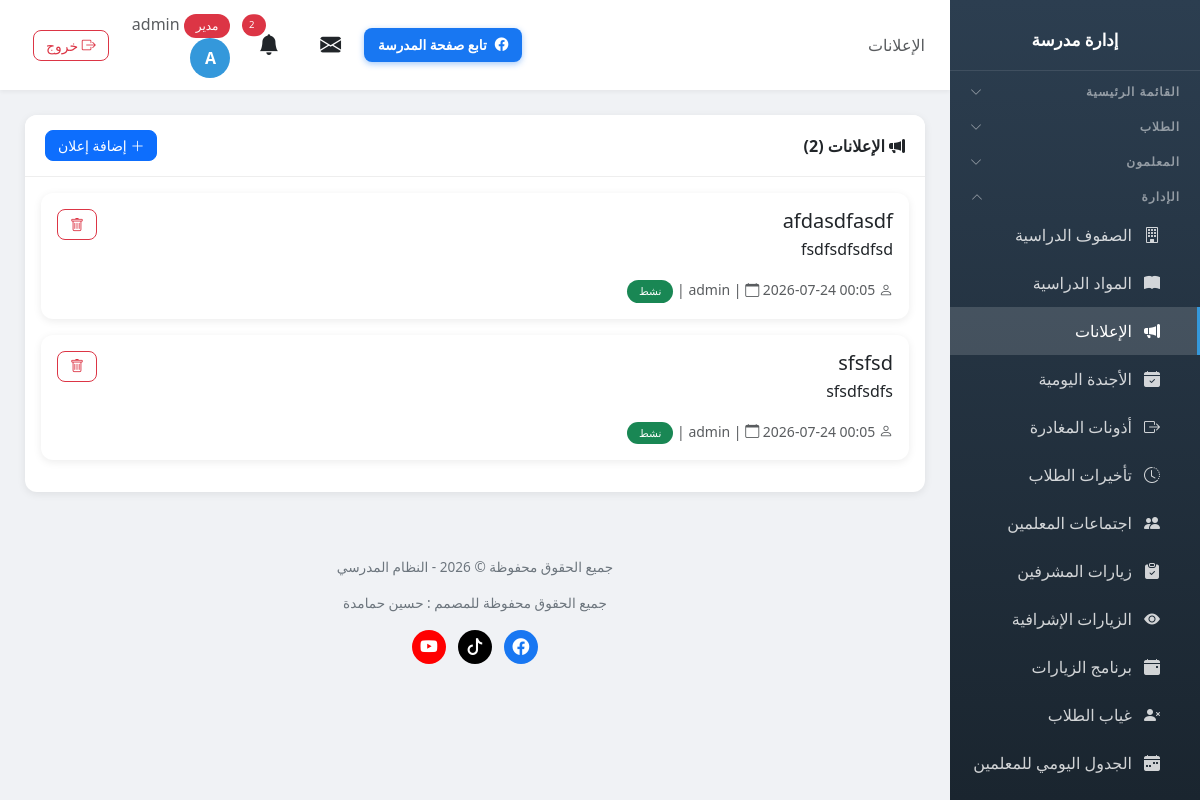
The page /announcements/ (signed in) on the database its author committed.
### school/models.py (models this page shows, shortened)
class Profile(models.Model):
    ROLE_CHOICES = [
        ('admin', 'مدير'),
        ('vice_principal', 'نائب مدير'),
        ('secretary', 'سكرتير'),
        ('teacher', 'معلم'),
        ('student', 'طالب'),
    ]
    user = models.OneToOneField(User, on_delete=models.CASCADE, related_name='profile')
    role = models.CharField('الدور', max_length=20, choices=ROLE_CHOICES, default='student')
    phone = models.CharField('رقم الهاتف', max_length=20, blank=True)

class Announcement(models.Model):
    title = models.CharField('العنوان', max_length=200)
    content = models.TextField('المحتوى')
    created_by = models.ForeignKey(User, on_delete=models.SET_NULL, null=True, verbose_name='الناشر')
    created_at = models.DateTimeField('تاريخ النشر', auto_now_add=True)
    is_active = models.BooleanField('نشط', default=True)
    class Meta:
        verbose_name = 'إعلان'
        verbose_name_plural = 'الإعلانات'
        ordering = ['-created_at']

### school/views.py (the view)
# urls.py: path('announcements/', views.announcement_list, name='announcement_list'),
@login_required
def announcement_list(request):
    if request.user.profile.role != 'admin':
        messages.error(request, 'ليس لديك صلاحية للوصول إلى هذه الصفحة')
        return redirect('dashboard')
    announcements = Announcement.objects.all().order_by('-created_at')
    return render(request, 'school/announcement_list.html', {'announcements': announcements})

### templates/school/announcement_list.html (shortened to what this page needs)
{% extends 'school/base.html' %}
{% block page_heading %}الإعلانات{% endblock %}
{% block content %}
<div class="card">
    <div class="card-header d-flex justify-content-between align-items-center">
        <span><i class="bi bi-megaphone-fill"></i> الإعلانات ({{ announcements.count }})</span>
        <a href="{% url 'add_announcement' %}" class="btn btn-primary btn-sm"><i class="bi bi-plus-lg"></i> إضافة إعلان</a>
    </div>
    <div class="card-body">
        {% for a in announcements %}
        <div class="card mb-3 border-{% if a.is_active %}primary{% else %}secondary{% endif %}">
            <div class="card-body">
                <div class="d-flex justify-content-between align-items-start">
                    <div>
                        <h5 class="card-title mb-1">{{ a.title }}</h5>
                        <p class="card-text">{{ a.content }}</p>
                        <small class="text-muted">
                            <i class="bi bi-person"></i> {{ a.created_by.get_full_name|default:a.created_by.username }} |
                            <i class="bi bi-calendar"></i> {{ a.created_at|date:"Y-m-d H:i" }} |
                            {% if a.is_active %}<span class="badge bg-success">نشط</span>{% else %}<span class="badge bg-secondary">غير نشط</span>{% endif %}
                        </small>
                    </div>
                    <form method="post" action="{% url 'delete_announcement' a.id %}" class="no-print">
                        <button type="submit" class="btn btn-outline-danger btn-sm" onclick="return confirm('هل أنت متأكد؟')"><i class="bi bi-trash"></i></button>
                    </form>
                </div>
            </div>
        </div>
        {% empty %}
        <div class="empty-state">
            <i class="bi bi-megaphone"></i>
            <h5>لا توجد إعلانات</h5>
            <a href="{% url 'add_announcement' %}" class="btn btn-primary mt-2">إضافة أول إعلان</a>
        </div>
        {% endfor %}
    </div>
</div>
{% endblock %}

### templates/school/base.html (shortened to what this page needs)
<!DOCTYPE html>
<html lang="ar" dir="rtl">
<head>
    <link href="https://cdn.jsdelivr.net/npm/bootstrap@5.3.0/dist/css/bootstrap.min.css" rel="stylesheet">
    <link href="https://cdn.jsdelivr.net/npm/bootstrap@5.3.0/dist/css/bootstrap.rtl.min.css" rel="stylesheet">
    <link rel="stylesheet" href="https://cdn.jsdelivr.net/npm/bootstrap-icons@1.11.0/font/bootstrap-icons.css">
    <link href="https://cdn.jsdelivr.net/npm/select2@4.1.0-rc.0/dist/css/select2.min.css" rel="stylesheet" />
    <link href="https://cdn.jsdelivr.net/npm/select2-bootstrap-5-theme@1.3.0/dist/select2-bootstrap-5-theme.rtl.min.css" rel="stylesheet" />
    <link rel="stylesheet" href="https://unpkg.com/leaflet@1.9.4/dist/leaflet.css" />
</head>
<body>
    {% if user.is_authenticated %}
    <div class="sidebar" id="sidebar">
        <div class="brand">
            <h4>إدارة مدرسة {{ school_info.name_ar }}</h4>
        </div>
        {% if user.is_authenticated %}
        <button class="nav-section nav-toggle" type="button" data-target="collapse-main" aria-expanded="false">
            <span>القائمة الرئيسية</span><i class="bi bi-chevron-down"></i>
        </button>
        {% if 'students_view' in user_perms or 'students_add' in user_perms or 'notes_view' in user_perms or 'levels_view' in user_perms or 'discipline_view' in user_perms or 'discipline_add' in user_perms %}
        <button class="nav-section nav-toggle" type="button" data-target="collapse-students" aria-expanded="false">
            <span>الطلاب</span><i class="bi bi-chevron-down"></i>
        </button>
        {% endif %}
        {% if 'teachers_view' in user_perms or 'teachers_add' in user_perms or 'nominations_view' in user_perms or 'guardians_view' in user_perms %}
        <button class="nav-section nav-toggle" type="button" data-target="collapse-teachers" aria-expanded="false">
            <span>المعلمون</span><i class="bi bi-chevron-down"></i>
        </button>
        {% endif %}
        {% if 'classes_view' in user_perms or 'subjects_view' in user_perms or 'announcements_view' in user_perms or 'agenda_view' in user_perms or 'leaves_view' in user_perms or 'lateness_view' in user_perms or 'meetings_view' in user_perms or 'supervisor_visits_view' in user_perms or 'inspection_visits_view' in user_perms or 'visit_program_view' in user_perms or 'absence_view' in user_perms or 'schedule_view' in user_perms or 'certificates_view' in user_perms or 'exams_view' in user_perms or 'survey_view' in user_perms %}
        <button class="nav-section nav-toggle" type="button" data-target="collapse-admin" aria-expanded="false">
            <span>الإدارة</span><i class="bi bi-chevron-down"></i>
        </button>
        <div class="nav-collapse" id="collapse-admin">
        {% endif %}
        {% if 'classes_view' in user_perms %}
        <a href="{% url 'class_list' %}" class="nav-link {% if 'class' in request.resolver_match.url_name %}active{% endif %}">
            <i class="bi bi-building"></i> الصفوف الدراسية
        </a>
        {% endif %}
        {% if 'subjects_view' in user_perms %}
        <a href="{% url 'subject_list' %}" class="nav-link {% if 'subject' in request.resolver_match.url_name %}active{% endif %}">
            <i class="bi bi-book-fill"></i> المواد الدراسية
        </a>
        {% endif %}
        {% if 'announcements_view' in user_perms %}
        <a href="{% url 'announcement_list' %}" class="nav-link {% if 'announcement' in request.resolver_match.url_name %}active{% endif %}">
            <i class="bi bi-megaphone-fill"></i> الإعلانات
        </a>
        {% endif %}
        {% if 'agenda_view' in user_perms %}
        <a href="{% url 'agenda_list' %}" class="nav-link {% if 'agenda' in request.resolver_match.url_name %}active{% endif %}">
            <i class="bi bi-calendar-check-fill"></i> الأجندة اليومية
        </a>
        {% endif %}
        {% if 'leaves_view' in user_perms %}
        <a href="{% url 'leave_list' %}" class="nav-link {% if 'leave' in request.resolver_match.url_name %}active{% endif %}">
            <i class="bi bi-box-arrow-right"></i> أذونات المغادرة
        </a>
        {% endif %}
        {% if 'lateness_view' in user_perms %}
        <a href="{% url 'lateness_list' %}" class="nav-link {% if 'lateness' in request.resolver_match.url_name %}active{% endif %}">
            <i class="bi bi-clock-history"></i> تأخيرات الطلاب
        </a>
        {% endif %}
        {% if 'meetings_view' in user_perms %}
        <a href="{% url 'meeting_list' %}" class="nav-link {% if 'meeting' in request.resolver_match.url_name %}active{% endif %}">
            <i class="bi bi-people-fill"></i> اجتماعات المعلمين
        </a>
        {% endif %}
        {% if 'supervisor_visits_view' in user_perms %}
        <a href="{% url 'supervisor_visit_list' %}" class="nav-link {% if 'supervisor_visit' in request.resolver_match.url_name %}active{% endif %}">
            <i class="bi bi-clipboard-check-fill"></i> زيارات المشرفين
        </a>
        {% endif %}
        {% if 'inspection_visits_view' in user_perms %}
        <a href="{% url 'inspection_visit_list' %}" class="nav-link {% if 'inspection_visit' in request.resolver_match.url_name %}active{% endif %}">
            <i class="bi bi-eye-fill"></i> الزيارات الإشرافية
        </a>
        {% endif %}
        {% if 'visit_program_view' in user_perms %}
        <a href="{% url 'visit_program_list' %}" class="nav-link {% if 'visit_program' in request.resolver_match.url_name %}active{% endif %}">
            <i class="bi bi-calendar-event-fill"></i> برنامج الزيارات
        </a>
        {% endif %}
        {% if 'absence_view' in user_perms %}
        <a href="{% url 'absence_list' %}" class="nav-link {% if 'absence' in request.resolver_match.url_name %}active{% endif %}">
            <i class="bi bi-person-x-fill"></i> غياب الطلاب
        </a>
        {% endif %}
        {% if 'schedule_view' in user_perms %}
        <a href="{% url 'schedule_edit' %}" class="nav-link {% if 'schedule' in request.resolver_match.url_name %}active{% endif %}">
            <i class="bi bi-calendar-week-fill"></i> الجدول اليومي للمعلمين
        </a>
        {% endif %}
        {% if 'survey_view' in user_perms %}
        <a href="{% url 'survey_report' %}" class="nav-link {% if 'survey' in request.resolver_match.url_name %}active{% endif %}">
        </a>
        {% endif %}
        {% if 'classes_view' in user_perms or 'subjects_view' in user_perms or 'announcements_view' in user_perms or 'agenda_view' in user_perms or 'leaves_view' in user_perms or 'lateness_view' in user_perms or 'meetings_view' in user_perms or 'supervisor_visits_view' in user_perms or 'inspection_visits_view' in user_perms or 'visit_program_view' in user_perms or 'absence_view' in user_perms or 'schedule_view' in user_perms or 'certificates_view' in user_perms or 'exams_view' in user_perms or 'survey_view' in user_perms %}
        </div>
        {% endif %}
        {% endif %}
    </div>
    <div class="main-content">
        <div class="top-bar">
            <div>
                <span class="d-none d-md-inline text-muted">{% block page_heading %}{% endblock %}</span>
            </div>
            <div style="display:flex; align-items:center; gap:10px;">
                <a href="https://www.facebook.com/ALMANSOUR.SCHOOL.YATTA" target="_blank" rel="noopener" class="btn btn-social-fb d-none d-md-inline-flex align-items-center gap-2">
                    <i class="bi bi-facebook"></i> تابع صفحة المدرسة
                </a>
                <div class="user-info">
                <div class="dropdown d-inline-block mx-2" id="messageBell">
                    <button class="btn btn-link text-reset position-relative p-1" type="button" data-bs-toggle="dropdown" aria-expanded="false" style="font-size: 1.3rem;">
                        <i class="bi bi-envelope-fill"></i>
                    </button>
                </div>
                <div class="dropdown d-inline-block mx-2" id="notificationBell">
                    <button class="btn btn-link text-reset position-relative p-1" type="button" data-bs-toggle="dropdown" aria-expanded="false" style="font-size: 1.3rem;">
                        <i class="bi bi-bell-fill"></i>
                        {% if unread_notifications_count > 0 %}
                        <span class="position-absolute top-0 start-100 translate-middle badge rounded-pill bg-danger" style="font-size: 0.6rem;">
                            {{ unread_notifications_count }}
                        </span>
                        {% endif %}
                    </button>
                </div>
                <a href="{% url 'my_account' %}" class="text-decoration-none text-reset">
                    <span class="text-muted d-none d-sm-inline">
                        <span class="badge bg-{% if user.profile.role == 'admin' %}danger{% elif user.profile.role == 'teacher' %}success{% else %}info{% endif %}">
                            {{ user.profile.get_role_display }}
                        </span>
                        {{ user.first_name|default:user.username }}
                    </span>
                    <div class="avatar">{{ user.first_name|first|default:user.username|first|upper }}</div>
                </a>
                <a href="{% url 'logout' %}" class="btn btn-sm btn-outline-danger ms-2" title="تسجيل الخروج">
                    <i class="bi bi-box-arrow-right"></i> <span class="d-none d-sm-inline">خروج</span>
                </a>
                </div>
                </div>
            </div>
        <div class="page-content">
            {% block content %}{% endblock %}
        </div>
        <div class="footer no-print">
            <p>جميع الحقوق محفوظة &copy; {% now "Y" %} - النظام المدرسي</p>
            <p>جميع الحقوق محفوظة للمصمم : حسين حمامدة</p>
            <p class="footer-social">
                <a href="https://www.facebook.com/hhamamdeh" target="_blank" rel="noopener" class="fb" title="فيسبوك" aria-label="فيسبوك"><i class="bi bi-facebook"></i></a>
                <a href="https://www.tiktok.com/@abuadelhamamdeh" target="_blank" rel="noopener" class="tt" title="تيك توك" aria-label="تيك توك"><i class="bi bi-tiktok"></i></a>
                <a href="https://www.youtube.com/@husseintech" target="_blank" rel="noopener" class="yt" title="يوتيوب" aria-label="يوتيوب"><i class="bi bi-youtube"></i></a>
            </p>
        </div>
    </div>
    {% endif %}
</body>
</html>

### rows shown on the page
Announcement: title "afdasdfasdf", content "fsdfsdfsdfsd", created_by.get_full_name "admin", is_active "نشط"
Announcement: title "sfsfsd", content "sfsdfsdfs", created_by.get_full_name "admin", is_active "نشط"

### other values the page prints
{{ unread_notifications_count }} "2"
{{ user.profile.get_role_display }} "مدير"
{{ user.first_name|default:user.username }} "admin"
{{ user.first_name|first|default:user.username|first|upper }} "A"
{{ announcements.count }} "2"
